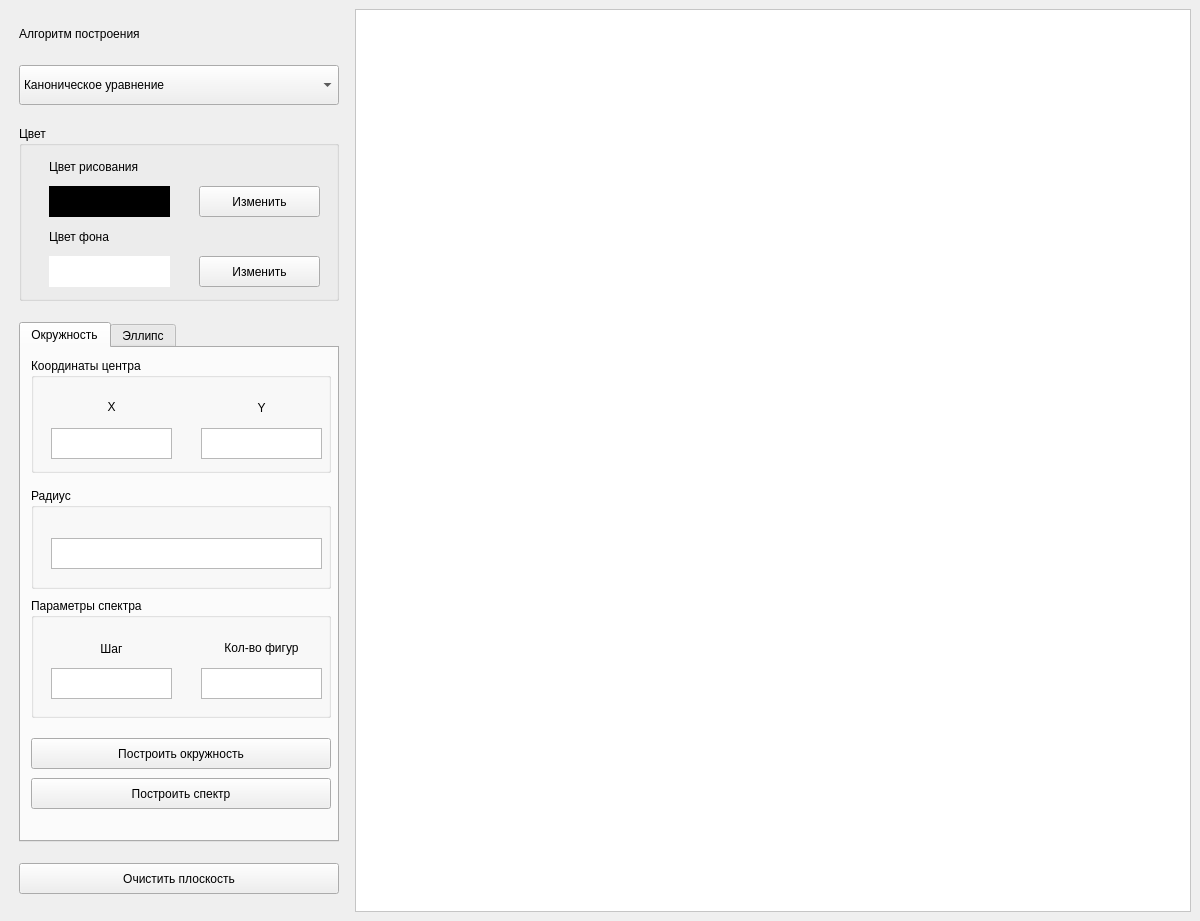
<?xml version="1.0" encoding="UTF-8"?>
<ui version="4.0">
 <class>mainWindow</class>
 <widget class="QMainWindow" name="mainWindow">
  <property name="geometry">
   <rect>
    <x>0</x>
    <y>0</y>
    <width>1200</width>
    <height>921</height>
   </rect>
  </property>
  <property name="minimumSize">
   <size>
    <width>1200</width>
    <height>921</height>
   </size>
  </property>
  <property name="windowTitle">
   <string>Лабораторная работа №4</string>
  </property>
  <widget class="QWidget" name="centralwidget">
   <layout class="QHBoxLayout" name="horizontalLayout_3">
    <item>
     <layout class="QVBoxLayout" name="verticalLayout">
      <property name="leftMargin">
       <number>10</number>
      </property>
      <property name="rightMargin">
       <number>10</number>
      </property>
      <item>
       <widget class="QLabel" name="label">
        <property name="minimumSize">
         <size>
          <width>320</width>
          <height>0</height>
         </size>
        </property>
        <property name="maximumSize">
         <size>
          <width>320</width>
          <height>20</height>
         </size>
        </property>
        <property name="text">
         <string>Алгоритм построения</string>
        </property>
       </widget>
      </item>
      <item>
       <widget class="QComboBox" name="AlgorithmTypeBox">
        <property name="minimumSize">
         <size>
          <width>320</width>
          <height>40</height>
         </size>
        </property>
        <property name="maximumSize">
         <size>
          <width>320</width>
          <height>16777215</height>
         </size>
        </property>
        <item>
         <property name="text">
          <string>Каноническое уравнение</string>
         </property>
        </item>
        <item>
         <property name="text">
          <string>Параметрическое уравнение</string>
         </property>
        </item>
        <item>
         <property name="text">
          <string>Алгоритм Брезенхема</string>
         </property>
        </item>
        <item>
         <property name="text">
          <string>Алгоритм средней точки</string>
         </property>
        </item>
        <item>
         <property name="text">
          <string>Библиотечная функция</string>
         </property>
        </item>
       </widget>
      </item>
      <item>
       <widget class="QGroupBox" name="groupBox_2">
        <property name="minimumSize">
         <size>
          <width>320</width>
          <height>175</height>
         </size>
        </property>
        <property name="maximumSize">
         <size>
          <width>320</width>
          <height>175</height>
         </size>
        </property>
        <property name="title">
         <string>Цвет</string>
        </property>
        <widget class="QLabel" name="label_3">
         <property name="geometry">
          <rect>
           <x>30</x>
           <y>30</y>
           <width>141</width>
           <height>21</height>
          </rect>
         </property>
         <property name="text">
          <string>Цвет рисования</string>
         </property>
        </widget>
        <widget class="QLabel" name="label_4">
         <property name="geometry">
          <rect>
           <x>30</x>
           <y>100</y>
           <width>101</width>
           <height>21</height>
          </rect>
         </property>
         <property name="text">
          <string>Цвет фона</string>
         </property>
        </widget>
        <widget class="QPushButton" name="changePenColorBtn">
         <property name="geometry">
          <rect>
           <x>180</x>
           <y>60</y>
           <width>121</width>
           <height>31</height>
          </rect>
         </property>
         <property name="text">
          <string>Изменить</string>
         </property>
        </widget>
        <widget class="QPushButton" name="changeBackgroundColorBtn">
         <property name="geometry">
          <rect>
           <x>180</x>
           <y>130</y>
           <width>121</width>
           <height>31</height>
          </rect>
         </property>
         <property name="text">
          <string>Изменить</string>
         </property>
        </widget>
        <widget class="QLabel" name="PenColor">
         <property name="geometry">
          <rect>
           <x>30</x>
           <y>60</y>
           <width>121</width>
           <height>31</height>
          </rect>
         </property>
         <property name="styleSheet">
          <string notr="true">background: black</string>
         </property>
         <property name="text">
          <string/>
         </property>
        </widget>
        <widget class="QLabel" name="backgroundColor">
         <property name="geometry">
          <rect>
           <x>30</x>
           <y>130</y>
           <width>121</width>
           <height>31</height>
          </rect>
         </property>
         <property name="styleSheet">
          <string notr="true">background: white</string>
         </property>
         <property name="text">
          <string/>
         </property>
        </widget>
       </widget>
      </item>
      <item>
       <widget class="QTabWidget" name="tabWidget">
        <property name="maximumSize">
         <size>
          <width>320</width>
          <height>520</height>
         </size>
        </property>
        <property name="currentIndex">
         <number>0</number>
        </property>
        <widget class="QWidget" name="tab">
         <attribute name="title">
          <string>Окружность</string>
         </attribute>
         <widget class="QGroupBox" name="groupBox_5">
          <property name="geometry">
           <rect>
            <x>10</x>
            <y>10</y>
            <width>300</width>
            <height>115</height>
           </rect>
          </property>
          <property name="minimumSize">
           <size>
            <width>300</width>
            <height>0</height>
           </size>
          </property>
          <property name="maximumSize">
           <size>
            <width>16777215</width>
            <height>115</height>
           </size>
          </property>
          <property name="title">
           <string>Координаты центра</string>
          </property>
          <widget class="QLabel" name="label_9">
           <property name="geometry">
            <rect>
             <x>20</x>
             <y>40</y>
             <width>121</width>
             <height>17</height>
            </rect>
           </property>
           <property name="text">
            <string>X</string>
           </property>
           <property name="alignment">
            <set>Qt::AlignCenter</set>
           </property>
          </widget>
          <widget class="QLabel" name="label_8">
           <property name="geometry">
            <rect>
             <x>170</x>
             <y>40</y>
             <width>121</width>
             <height>20</height>
            </rect>
           </property>
           <property name="text">
            <string>Y</string>
           </property>
           <property name="alignment">
            <set>Qt::AlignCenter</set>
           </property>
          </widget>
          <widget class="QTextEdit" name="CircleCenterX">
           <property name="geometry">
            <rect>
             <x>20</x>
             <y>70</y>
             <width>121</width>
             <height>31</height>
            </rect>
           </property>
          </widget>
          <widget class="QTextEdit" name="CircleCenterY">
           <property name="geometry">
            <rect>
             <x>170</x>
             <y>70</y>
             <width>121</width>
             <height>31</height>
            </rect>
           </property>
          </widget>
         </widget>
         <widget class="QGroupBox" name="groupBox">
          <property name="geometry">
           <rect>
            <x>10</x>
            <y>140</y>
            <width>300</width>
            <height>101</height>
           </rect>
          </property>
          <property name="minimumSize">
           <size>
            <width>300</width>
            <height>0</height>
           </size>
          </property>
          <property name="maximumSize">
           <size>
            <width>16777215</width>
            <height>115</height>
           </size>
          </property>
          <property name="title">
           <string>Радиус</string>
          </property>
          <widget class="QTextEdit" name="CircleRadius">
           <property name="geometry">
            <rect>
             <x>20</x>
             <y>50</y>
             <width>271</width>
             <height>31</height>
            </rect>
           </property>
          </widget>
         </widget>
         <widget class="QGroupBox" name="groupBox_4">
          <property name="geometry">
           <rect>
            <x>10</x>
            <y>250</y>
            <width>300</width>
            <height>120</height>
           </rect>
          </property>
          <property name="minimumSize">
           <size>
            <width>300</width>
            <height>0</height>
           </size>
          </property>
          <property name="maximumSize">
           <size>
            <width>16777215</width>
            <height>120</height>
           </size>
          </property>
          <property name="title">
           <string>Параметры спектра</string>
          </property>
          <widget class="QTextEdit" name="CircleStep">
           <property name="geometry">
            <rect>
             <x>20</x>
             <y>70</y>
             <width>121</width>
             <height>31</height>
            </rect>
           </property>
          </widget>
          <widget class="QLabel" name="label_5">
           <property name="geometry">
            <rect>
             <x>20</x>
             <y>40</y>
             <width>121</width>
             <height>21</height>
            </rect>
           </property>
           <property name="text">
            <string>Шаг</string>
           </property>
           <property name="alignment">
            <set>Qt::AlignCenter</set>
           </property>
          </widget>
          <widget class="QTextEdit" name="CircleNumFigures">
           <property name="geometry">
            <rect>
             <x>170</x>
             <y>70</y>
             <width>121</width>
             <height>31</height>
            </rect>
           </property>
          </widget>
          <widget class="QLabel" name="label_14">
           <property name="geometry">
            <rect>
             <x>170</x>
             <y>40</y>
             <width>121</width>
             <height>20</height>
            </rect>
           </property>
           <property name="text">
            <string>Кол-во фигур</string>
           </property>
           <property name="alignment">
            <set>Qt::AlignCenter</set>
           </property>
          </widget>
         </widget>
         <widget class="QPushButton" name="plotCircle">
          <property name="geometry">
           <rect>
            <x>10</x>
            <y>390</y>
            <width>300</width>
            <height>31</height>
           </rect>
          </property>
          <property name="minimumSize">
           <size>
            <width>300</width>
            <height>31</height>
           </size>
          </property>
          <property name="maximumSize">
           <size>
            <width>300</width>
            <height>31</height>
           </size>
          </property>
          <property name="text">
           <string>Построить окружность</string>
          </property>
         </widget>
         <widget class="QPushButton" name="plotCircleSpectrum">
          <property name="geometry">
           <rect>
            <x>10</x>
            <y>430</y>
            <width>300</width>
            <height>31</height>
           </rect>
          </property>
          <property name="minimumSize">
           <size>
            <width>300</width>
            <height>31</height>
           </size>
          </property>
          <property name="maximumSize">
           <size>
            <width>300</width>
            <height>31</height>
           </size>
          </property>
          <property name="text">
           <string>Построить спектр</string>
          </property>
         </widget>
        </widget>
        <widget class="QWidget" name="tab_2">
         <attribute name="title">
          <string>Эллипс</string>
         </attribute>
         <widget class="QGroupBox" name="groupBox_3">
          <property name="geometry">
           <rect>
            <x>10</x>
            <y>140</y>
            <width>300</width>
            <height>121</height>
           </rect>
          </property>
          <property name="minimumSize">
           <size>
            <width>300</width>
            <height>0</height>
           </size>
          </property>
          <property name="maximumSize">
           <size>
            <width>16777215</width>
            <height>131</height>
           </size>
          </property>
          <property name="title">
           <string>Полуоси</string>
          </property>
          <widget class="QLabel" name="label_10">
           <property name="geometry">
            <rect>
             <x>20</x>
             <y>40</y>
             <width>121</width>
             <height>17</height>
            </rect>
           </property>
           <property name="text">
            <string>Малая</string>
           </property>
           <property name="alignment">
            <set>Qt::AlignCenter</set>
           </property>
          </widget>
          <widget class="QTextEdit" name="SmallHalfAxis">
           <property name="geometry">
            <rect>
             <x>20</x>
             <y>70</y>
             <width>121</width>
             <height>31</height>
            </rect>
           </property>
          </widget>
          <widget class="QTextEdit" name="BigHalfAxis">
           <property name="geometry">
            <rect>
             <x>170</x>
             <y>70</y>
             <width>121</width>
             <height>31</height>
            </rect>
           </property>
          </widget>
          <widget class="QLabel" name="label_11">
           <property name="geometry">
            <rect>
             <x>170</x>
             <y>40</y>
             <width>121</width>
             <height>20</height>
            </rect>
           </property>
           <property name="text">
            <string>Большая</string>
           </property>
           <property name="alignment">
            <set>Qt::AlignCenter</set>
           </property>
          </widget>
         </widget>
         <widget class="QGroupBox" name="groupBox_6">
          <property name="geometry">
           <rect>
            <x>10</x>
            <y>10</y>
            <width>300</width>
            <height>115</height>
           </rect>
          </property>
          <property name="minimumSize">
           <size>
            <width>300</width>
            <height>0</height>
           </size>
          </property>
          <property name="maximumSize">
           <size>
            <width>16777215</width>
            <height>115</height>
           </size>
          </property>
          <property name="title">
           <string>Координаты центра</string>
          </property>
          <widget class="QLabel" name="label_12">
           <property name="geometry">
            <rect>
             <x>20</x>
             <y>40</y>
             <width>121</width>
             <height>17</height>
            </rect>
           </property>
           <property name="text">
            <string>X</string>
           </property>
           <property name="alignment">
            <set>Qt::AlignCenter</set>
           </property>
          </widget>
          <widget class="QLabel" name="label_13">
           <property name="geometry">
            <rect>
             <x>170</x>
             <y>40</y>
             <width>121</width>
             <height>20</height>
            </rect>
           </property>
           <property name="text">
            <string>Y</string>
           </property>
           <property name="alignment">
            <set>Qt::AlignCenter</set>
           </property>
          </widget>
          <widget class="QTextEdit" name="EllipseCenterX">
           <property name="geometry">
            <rect>
             <x>20</x>
             <y>70</y>
             <width>121</width>
             <height>31</height>
            </rect>
           </property>
          </widget>
          <widget class="QTextEdit" name="EllipseCenterY">
           <property name="geometry">
            <rect>
             <x>170</x>
             <y>70</y>
             <width>121</width>
             <height>31</height>
            </rect>
           </property>
          </widget>
         </widget>
         <widget class="QGroupBox" name="groupBox_7">
          <property name="geometry">
           <rect>
            <x>10</x>
            <y>260</y>
            <width>300</width>
            <height>120</height>
           </rect>
          </property>
          <property name="minimumSize">
           <size>
            <width>300</width>
            <height>0</height>
           </size>
          </property>
          <property name="maximumSize">
           <size>
            <width>16777215</width>
            <height>120</height>
           </size>
          </property>
          <property name="title">
           <string>Параметры спектра</string>
          </property>
          <widget class="QTextEdit" name="EllipseStep">
           <property name="geometry">
            <rect>
             <x>20</x>
             <y>70</y>
             <width>121</width>
             <height>31</height>
            </rect>
           </property>
          </widget>
          <widget class="QLabel" name="label_6">
           <property name="geometry">
            <rect>
             <x>20</x>
             <y>40</y>
             <width>121</width>
             <height>21</height>
            </rect>
           </property>
           <property name="text">
            <string>Шаг</string>
           </property>
           <property name="alignment">
            <set>Qt::AlignCenter</set>
           </property>
          </widget>
          <widget class="QTextEdit" name="EllipseNumFigures">
           <property name="geometry">
            <rect>
             <x>170</x>
             <y>70</y>
             <width>121</width>
             <height>31</height>
            </rect>
           </property>
          </widget>
          <widget class="QLabel" name="label_15">
           <property name="geometry">
            <rect>
             <x>170</x>
             <y>40</y>
             <width>121</width>
             <height>20</height>
            </rect>
           </property>
           <property name="text">
            <string>Кол-во фигур</string>
           </property>
           <property name="alignment">
            <set>Qt::AlignCenter</set>
           </property>
          </widget>
         </widget>
         <widget class="QPushButton" name="plotEllipse">
          <property name="geometry">
           <rect>
            <x>10</x>
            <y>400</y>
            <width>300</width>
            <height>31</height>
           </rect>
          </property>
          <property name="minimumSize">
           <size>
            <width>300</width>
            <height>31</height>
           </size>
          </property>
          <property name="maximumSize">
           <size>
            <width>300</width>
            <height>31</height>
           </size>
          </property>
          <property name="text">
           <string>Построить эллипс</string>
          </property>
         </widget>
         <widget class="QPushButton" name="plotEllipseSpectrum">
          <property name="geometry">
           <rect>
            <x>10</x>
            <y>440</y>
            <width>300</width>
            <height>31</height>
           </rect>
          </property>
          <property name="minimumSize">
           <size>
            <width>300</width>
            <height>31</height>
           </size>
          </property>
          <property name="maximumSize">
           <size>
            <width>300</width>
            <height>31</height>
           </size>
          </property>
          <property name="text">
           <string>Построить спектр</string>
          </property>
         </widget>
        </widget>
       </widget>
      </item>
      <item>
       <widget class="QPushButton" name="clearBtn">
        <property name="minimumSize">
         <size>
          <width>320</width>
          <height>31</height>
         </size>
        </property>
        <property name="maximumSize">
         <size>
          <width>320</width>
          <height>31</height>
         </size>
        </property>
        <property name="text">
         <string>Очистить плоскость</string>
        </property>
       </widget>
      </item>
     </layout>
    </item>
    <item>
     <widget class="QGraphicsView" name="graphicsView">
      <property name="sizePolicy">
       <sizepolicy hsizetype="Expanding" vsizetype="Expanding">
        <horstretch>0</horstretch>
        <verstretch>0</verstretch>
       </sizepolicy>
      </property>
      <property name="styleSheet">
       <string notr="true">background:white</string>
      </property>
     </widget>
    </item>
   </layout>
  </widget>
  <widget class="QMenuBar" name="menubar">
   <property name="geometry">
    <rect>
     <x>0</x>
     <y>0</y>
     <width>1200</width>
     <height>26</height>
    </rect>
   </property>
  </widget>
 </widget>
 <resources/>
 <connections/>
</ui>
